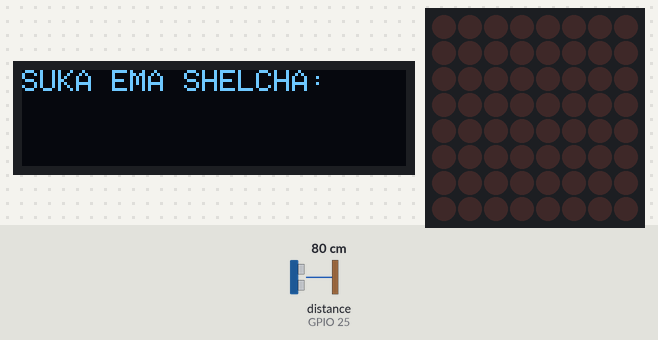
The sketch below on a simulated ESP32. Shown: 128×32 one-colour display, 8×8 LED matrix. The test bench sets the inputs (shaded band); at power-on: distance to the obstacle (sensor on GPIO 25) 80 cm. The echo pulse lasts 58.3 µs per cm; WiFi joins after 1.5 s; servers stay silent unless stated; the Firebase database answers and starts empty; what the sketch prints to the serial monitor is not drawn.

Above: at 1.6 s.
At 5.9 s:
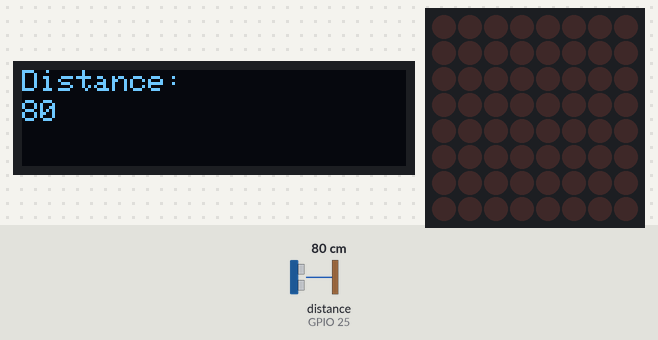
6.0 s: distance to the obstacle (sensor on GPIO 25) set to 2 cm
At 7.2 s:
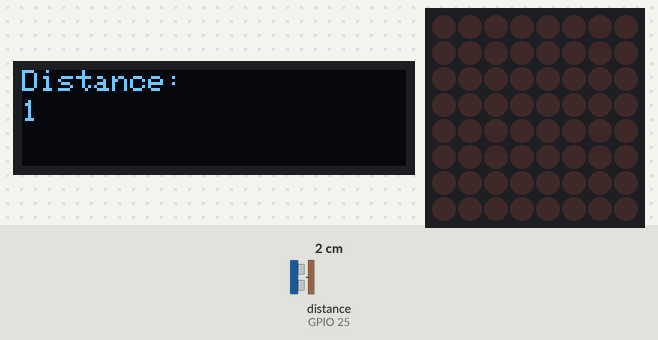
7.8 s: distance to the obstacle (sensor on GPIO 25) set to 4 cm
At 8.5 s:
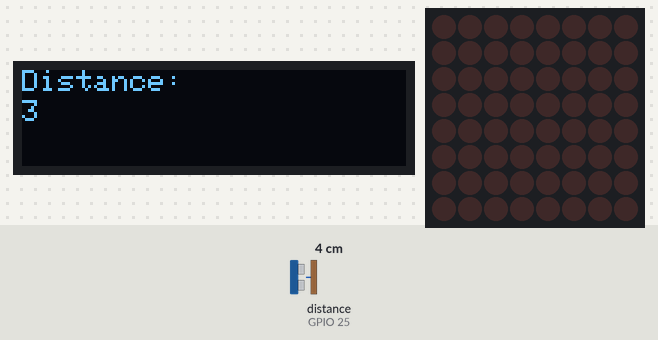
9.6 s: distance to the obstacle (sensor on GPIO 25) set to 9 cm
At 11.1 s:
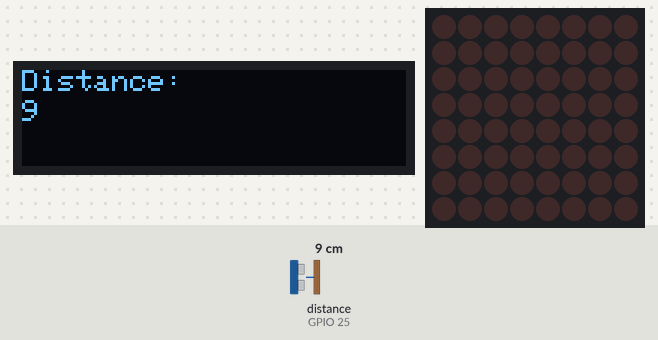
Timing chart, 0 to 12.6 s (numbered marks = the images above; inputs shaded):
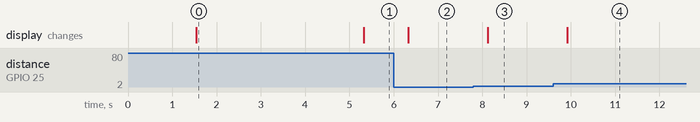

The sketch:

sketch_jun14a.ino
```cpp
#include <Arduino.h>
#include <WiFi.h>
#include <FirebaseESP32.h>
#include <SPI.h>
#include <Wire.h>
#include <Adafruit_GFX.h>
#include <Adafruit_SSD1306.h>
#include <MD_Parola.h>
#include <MD_MAX72xx.h>

#define HARDWARE_TYPE MD_MAX72XX::FC16_HW
#define MAX_DEVICES 1
#define CS_PIN 5
#define OLED_SDA 21 // Replace with your SDA pin number
#define OLED_SCL 22 // Replace with your SCL pin number
#define OLED_ADDR 0x3C // Replace with the correct I2C address of your OLED display
Adafruit_SSD1306 display(128, 32, &Wire, OLED_ADDR);

MD_Parola P = MD_Parola(HARDWARE_TYPE, CS_PIN, MAX_DEVICES);

#define FIREBASE_HOST "https://esp32-dedmo-default-rtdb.firebaseio.com/"
#define FIREBASE_AUTH "API"

#define WIFI_SSID "Galaxy S20 FE 5G3C7F"
#define WIFI_PASSWORD "dimf2980"

#define TRIGGER_PIN 26 // HC-SR04 trigger pin
#define ECHO_PIN 25    // HC-SR04 echo pin
#define LDR_PIN 34     // LDR analog pin
FirebaseData fbdo;

unsigned long updateInterval = 5000; // Default delay interval in milliseconds

void setup() {
  Wire.begin(OLED_SDA, OLED_SCL);
  display.begin(SSD1306_SWITCHCAPVCC, OLED_ADDR);
  display.clearDisplay();
  display.setTextColor(WHITE);
  display.setTextSize(1);
  display.setCursor(0, 0);
  display.println("SUKA EMA SHELCHA:");
  display.display();

  portMUX_TYPE mux = portMUX_INITIALIZER_UNLOCKED;
  Serial.begin(115200);
  WiFi.begin(WIFI_SSID, WIFI_PASSWORD);
  Serial.print("Connecting to Wi-Fi");
  while (WiFi.status() != WL_CONNECTED) {
    Serial.print(".");
    delay(300);
  }
  Serial.println();
  Serial.print("Connected with IP: ");
  Serial.println(WiFi.localIP());
  Serial.println();

  Firebase.begin(FIREBASE_HOST, FIREBASE_AUTH);
  Firebase.reconnectWiFi(true);

  P.begin();

  pinMode(TRIGGER_PIN, OUTPUT);
  pinMode(ECHO_PIN, INPUT);
}

bool displayNeedsClearing = true;
bool dataFetched = false;
int distanceFromDB = 0;

void loop() {
  static unsigned long lastUpdate = 0;
  static unsigned long lastDelayFetch = 0;
  unsigned long currentMillis = millis();

  // Fetch delay from Firebase every 5 seconds
  if (currentMillis - lastDelayFetch > 5000) {
    if (Firebase.getInt(fbdo, "/test/delay")) { // Fetch the delay from Firebase
      updateInterval = fbdo.intData() * 1000; // Convert to milliseconds if delay is in seconds
      Serial.print("Fetched delay: ");
      Serial.println(updateInterval);
      lastDelayFetch = currentMillis;
    } else {
      Serial.print("Failed to get delay from Firebase. Error: ");
      Serial.println(fbdo.errorReason());
    }
  }

  if (currentMillis - lastUpdate > updateInterval) { // Update every x seconds
    long duration, distance;
    digitalWrite(TRIGGER_PIN, LOW);
    delayMicroseconds(2);
    digitalWrite(TRIGGER_PIN, HIGH);
    delayMicroseconds(10);
    digitalWrite(TRIGGER_PIN, LOW);
    duration = pulseIn(ECHO_PIN, HIGH);
    distance = (duration / 2) / 29.1; // calculate the distance
    Firebase.setInt(fbdo, "/test/distance", distance); // Send the distance to Firebase
    lastUpdate = currentMillis;

    display.clearDisplay();
    display.setTextColor(WHITE);
    display.setTextSize(1);
    display.setCursor(0, 0);
    display.println("Distance:");
    display.setCursor(0, 10);
    display.println(distance);
    display.display();
  }

  if (!dataFetched) {
    if (Firebase.getInt(fbdo, "/test/distance")) { // Fetch the distance from Firebase
      distanceFromDB = fbdo.intData();
      Serial.print("Data from Firebase: ");
      Serial.println(distanceFromDB);

      dataFetched = true;
    } else {
      Serial.print("Failed to get data from Firebase. Error: ");
      Serial.println(fbdo.errorReason());
    }
  }
}
```

Measured:
- after the input at 6.0 s, the display: changes after 0.32 s (image 2)
- after the input at 7.8 s, the display: changes after 0.32 s (image 3)
- after the input at 9.6 s, the display: changes after 0.32 s (image 4)
- what the display in image 0 shows lasts 3.8 s, from 1.5 s to 5.3 s
